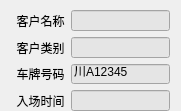
   <widget class="QWidget" name="widget0" native="true">
    <property name="geometry">
     <rect>
      <x>10</x>
      <y>40</y>
      <width>181</width>
      <height>111</height>
     </rect>
    </property>
    <property name="minimumSize">
     <size>
      <width>0</width>
      <height>111</height>
     </size>
    </property>
    <property name="maximumSize">
     <size>
      <width>16777215</width>
      <height>111</height>
     </size>
    </property>
    <widget class="QWidget" name="formLayoutWidget">
     <property name="geometry">
      <rect>
       <x>10</x>
       <y>10</y>
       <width>160</width>
       <height>101</height>
      </rect>
     </property>
     <layout class="QFormLayout" name="formLayout0">
      <item row="0" column="0">
       <widget class="QLabel" name="lblCustomerName0">
        <property name="text">
         <string>  客户名称</string>
        </property>
       </widget>
      </item>
      <item row="1" column="0">
       <widget class="QLabel" name="lblCustomerCategory0">
        <property name="text">
         <string>  客户类别</string>
        </property>
       </widget>
      </item>
      <item row="2" column="0">
       <widget class="QLabel" name="lblPlate0">
        <property name="text">
         <string>  车牌号码</string>
        </property>
       </widget>
      </item>
      <item row="3" column="0">
       <widget class="QLabel" name="lblEnterTime0">
        <property name="text">
         <string>  入场时间</string>
        </property>
       </widget>
      </item>
      <item row="0" column="1">
       <widget class="QLineEdit" name="edtName0">
        <property name="styleSheet">
         <string notr="true">background-color: rgb(229, 229, 229);</string>
        </property>
        <property name="readOnly">
         <bool>true</bool>
        </property>
       </widget>
      </item>
      <item row="1" column="1">
       <widget class="QLineEdit" name="edtCustomerCategory0">
        <property name="styleSheet">
         <string notr="true">background-color: rgb(229, 229, 229);</string>
        </property>
        <property name="readOnly">
         <bool>true</bool>
        </property>
       </widget>
      </item>
      <item row="2" column="1">
       <widget class="QLineEdit" name="edtPlateID0">
        <property name="styleSheet">
         <string notr="true">background-color: rgb(229, 229, 229);</string>
        </property>
        <property name="text">
         <string>川A12345</string>
        </property>
        <property name="readOnly">
         <bool>true</bool>
        </property>
       </widget>
      </item>
      <item row="3" column="1">
       <widget class="QLineEdit" name="edtEnterTime0">
        <property name="styleSheet">
         <string notr="true">background-color: rgb(229, 229, 229);</string>
        </property>
        <property name="readOnly">
         <bool>true</bool>
        </property>
       </widget>
      </item>
     </layout>
    </widget>
   </widget>
